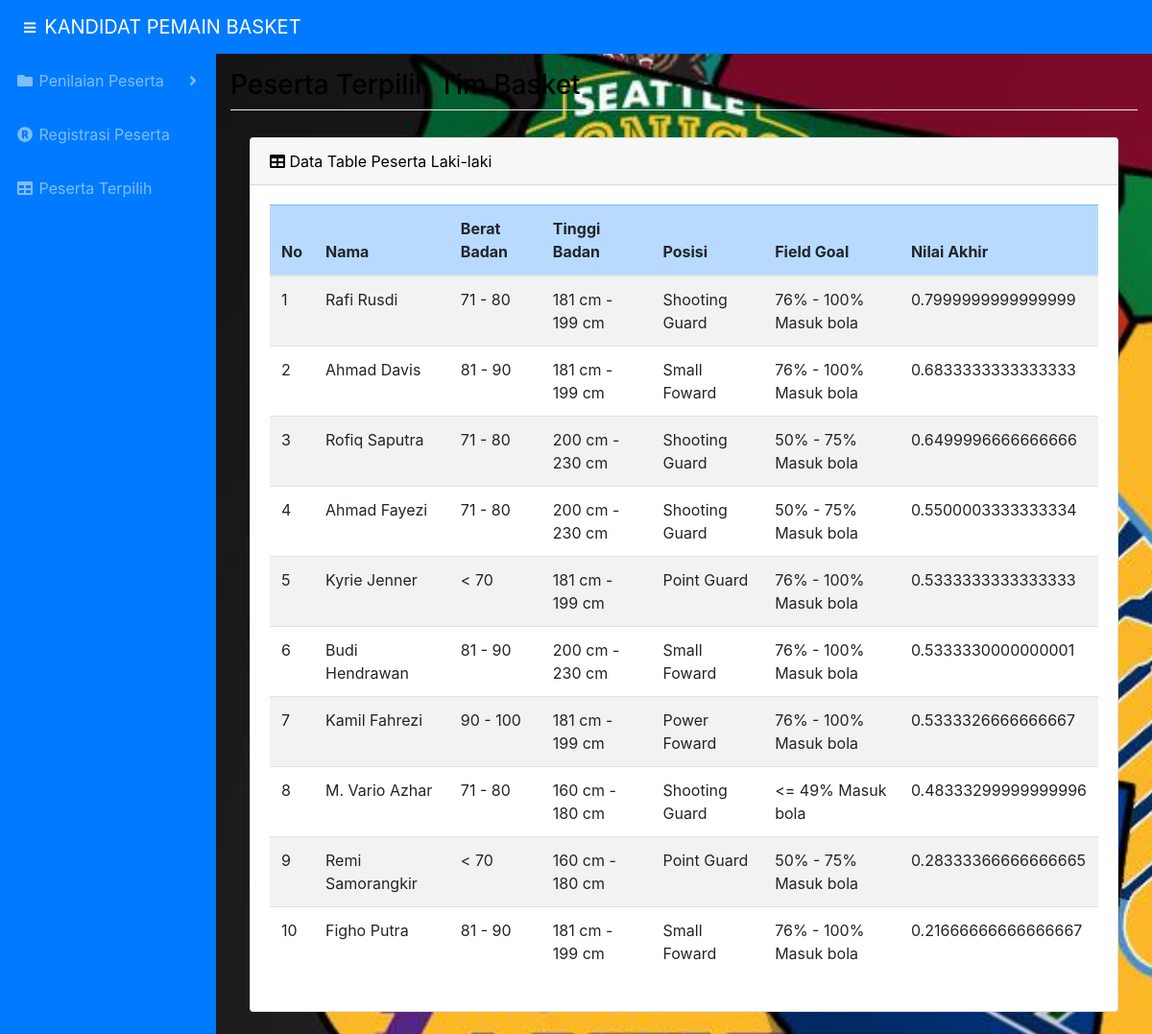
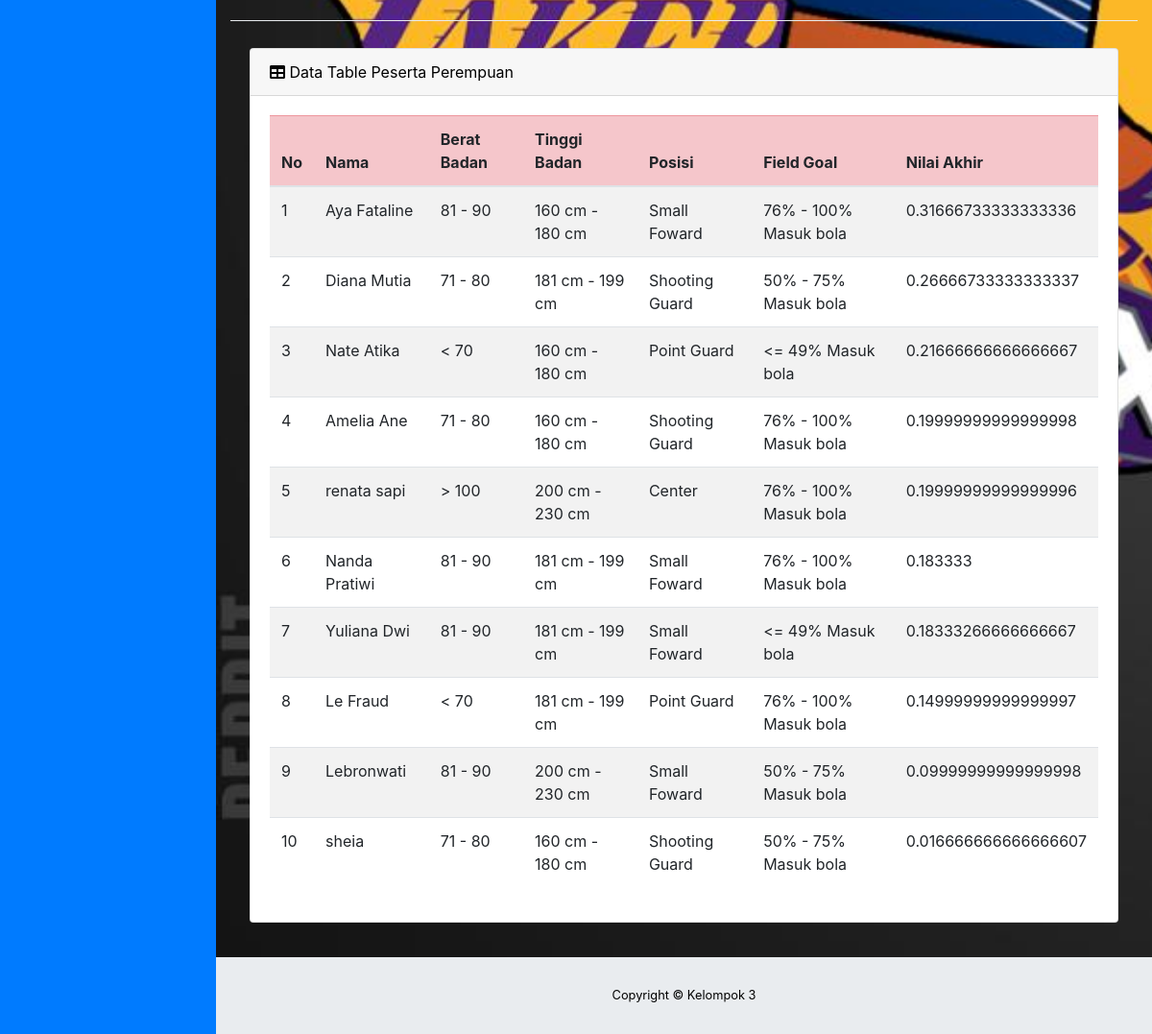
Screenshot of /evaluasi_hasil.php with the database file from the repository (2 pictures, top to bottom).
### tables this page shows
CREATE TABLE `evaluasi_hasil` (
  `id_eval` int(11) NOT NULL,
  `nama` varchar(25) NOT NULL,
  `jk` varchar(1) NOT NULL,
  `id_pertandingan` int(25) NOT NULL,
  `bb` varchar(11) NOT NULL,
  `id_fisik` int(11) NOT NULL,
  `id_fieldgoal` int(11) NOT NULL,
  `id_to` int(11) NOT NULL,
  `id_posisi` int(11) NOT NULL,
  `umur` varchar(20) NOT NULL
);

CREATE TABLE `bb_male` (
  `no_bbm` varchar(11) NOT NULL,
  `id_bbm` varchar(11) NOT NULL,
  `ket_bbm` varchar(25) NOT NULL
);

CREATE TABLE `fisik` (
  `id_fisik` int(11) NOT NULL,
  `ket_fisik` varchar(30) NOT NULL
);

CREATE TABLE `bb_fmale` (
  `no_bbf` varchar(11) NOT NULL,
  `id_bbf` varchar(11) NOT NULL,
  `ket_bbf` varchar(25) NOT NULL
);

### evaluasi_hasil.php (the view, shortened to what this page needs)
<!DOCTYPE html>
<html lang="en">
<head>
  <?php
    include("style.php");
  ?>
</head>
<body id="page-top">
  <?php
    include("header.php");
  ?>
  <div id="wrapper">
    <?php
      include("sidebar.php");
    ?>
    <div id="content-wrapper">
      <div class="container-fluid">
        <div class="page-header">
          <h3 class="entry-title">Peserta Terpilih Tim Basket</h3>
        </div>
        <div class="dropdown-divider"></div>
        <div class="card-body">
          <div class="card mb-3">
            <div class="card-header"><i class="fas fa-table"></i> Data Table Peserta Laki-laki</div>
            <div class="card-body">
              <div class="table-responsive">
                <table class=" table table-striped"  width="100%" cellspacing="0">
                  <thead>
                  <tr class="table-primary">
                      <th>No</th>
                      <th>Nama</th>
                      <th>Berat Badan</th>
                      <th>Tinggi Badan</th>
                      <th>Posisi</th>
                      <th>Field Goal</th>
                      <th>Nilai Akhir</th>
                    </tr>
                  </thead>
                  <tbody>
                    <?php
              $sql2 = "select max(id_pertandingan) as pertandingan,
                        max(id_fisik) as fisik,
                        max(id_fieldgoal) as fieldgoal,
                        max(id_to) as tc,
                        max(umur) as umur FROM evaluasi_hasil";
              $query2 = mysqli_query($db,$sql2);
              $result = mysqli_fetch_array($query2);
                      @$no = 0;
                      @$query = mysqli_query($db, "
                        SELECT a.*, b.ket_pertandingan, c.id_bbm, c.ket_bbm, d.id_bbf, d.ket_bbf, e.ket_fisik, f.ket_fieldgoal, g.ket_to,
                        (SUM(CASE
                          WHEN a.id_pertandingan = 1 THEN (1/$result[pertandingan])*0.25
                          WHEN a.id_pertandingan = 2 THEN (2/$result[pertandingan])*0.25
                            ELSE (3/$result[pertandingan])*0.25
                        END)+
                        SUM(CASE
                          WHEN a.id_fisik = 1 THEN (1/$result[fisik])*0.15
                          WHEN a.id_fisik = 2 THEN (2/$result[fisik])*0.15
                            ELSE (3/$result[fisik])*0.15
                        END)+
                        SUM(CASE
                          WHEN a.id_fieldgoal = 1 THEN (1/$result[fieldgoal])*0.30
                          WHEN a.id_fieldgoal = 2 THEN (2/$result[fieldgoal])*0.30
                            ELSE (3/$result[fieldgoal])*0.30
                        END)+
                        SUM(CASE
                          WHEN a.id_to = 1 THEN (1/$result[tc])*0.20
                          WHEN a.id_to = 2 THEN (2/$result[tc])*0.20
                            ELSE (3/$result[tc])*0.20
                        END)+SUM((a.umur/$result[umur])*-0.10)) AS NilaiAkhir
                        FROM evaluasi_hasil a
                        INNER JOIN pertandingan b ON a.id_pertandingan = b.id_pertandingan
                        LEFT JOIN bb_male c ON a.bb = c.no_bbm
                        LEFT JOIN bb_fmale d ON a.bb = d.no_bbf
                        INNER JOIN fisik e ON a.id_fisik = e.id_fisik
                        INNER JOIN fieldgoal f ON a.id_fieldgoal = f.id_fieldgoal
                        INNER JOIN turnover g ON a.id_to = g.id_to
                        WHERE jk = 'L'
                        GROUP BY a.id_eval
                        ORDER BY NilaiAkhir DESC
                        LIMIT 10
                      ");
                      while (@$data = mysqli_fetch_array($query)) {
                      $no++;
                    ?>
                    <tr>
                      <td><?php echo $no; ?></td>
                      <td><?php echo $data["nama"]; ?></td>
                      <td><?php echo ($data["id_bbm"] == null ? $data["id_bbf"] : $data["id_bbm"]); ?></td>
                      <td><?php echo ($data["ket_fisik"] == null ? $data["ket_fisik"] : $data["ket_fisik"]); ?></td>
                      <td><?php echo ($data["ket_bbm"] == null ? $data["ket_bbm"] : $data["ket_bbm"]); ?></td>
                      <td><?php echo ($data["ket_fieldgoal"] == null ? $data["ket_fieldgoal"] : $data["ket_fieldgoal"]); ?></td>
                      <td><?php echo ($data["NilaiAkhir"] == null ? $data["NilaiAkhir"] : $data["NilaiAkhir"]); ?></td>
                    </tr>
                    <?php } ?>
                  </tbody>
                </table>
              </div>
            </div>
          </div>
        </div>
        <div class="dropdown-divider"></div>
        <div class="card-body">
          <div class="card mb-3">
            <div class="card-header"><i class="fas fa-table"></i> Data Table Peserta Perempuan</div>
            <div class="card-body">
              <div class="table-responsive">
                <table class="table table-striped  "  width="100%" cellspacing="0">
                  <thead>
                    <tr class="table-danger">
                      <th>No</th>
                      <th>Nama</th>
                      <th>Berat Badan</th>
                      <th>Tinggi Badan</th>
                      <th>Posisi</th>
                      <th>Field Goal</th>
                      <th>Nilai Akhir</th>
                    </tr>
                  </thead>
                  <tbody>
                    <?php
                      @$no = 0;
                      @$query = mysqli_query($db, "
                        SELECT a.*, b.ket_pertandingan, c.id_bbm, c.ket_bbm, d.id_bbf, d.ket_bbf, e.ket_fisik, f.ket_fieldgoal, g.ket_to,
                        (SUM(CASE
                          WHEN a.id_pertandingan = 1 THEN (1/$result[pertandingan])*0.25
                          WHEN a.id_pertandingan = 2 THEN (2/$result[pertandingan])*0.25
                            ELSE (3/$result[pertandingan])*0.25
                        END)+
                        SUM(CASE
                          WHEN a.id_fisik = 1 THEN (1/$result[fisik])*0.15
                          WHEN a.id_fisik = 2 THEN (2/$result[fisik])*0.15
                            ELSE (3/$result[fisik])*0.15
                        END)+
                        SUM(CASE
                          WHEN a.id_fieldgoal = 1 THEN (1/$result[fieldgoal])*0.30
                          WHEN a.id_fieldgoal = 2 THEN (2/$result[fieldgoal])*0.30
                            ELSE (3/$result[fieldgoal])*0.30
                        END)+
                        SUM(CASE
                          WHEN a.id_to = 1 THEN (1/$result[tc])*-0.20
                          WHEN a.id_to = 2 THEN (2/$result[tc])*-0.20
                            ELSE (3/$result[tc])*-0.20
                        END)+SUM((a.umur/$result[umur])*-0.10)) AS NilaiAkhir
                        FROM evaluasi_hasil a
                        INNER JOIN pertandingan b ON a.id_pertandingan = b.id_pertandingan
                        LEFT JOIN bb_male c ON a.bb = c.no_bbm
                        LEFT JOIN bb_fmale d ON a.bb = d.no_bbf
                        INNER JOIN fisik e ON a.id_fisik = e.id_fisik
                        INNER JOIN fieldgoal f ON a.id_fieldgoal = f.id_fieldgoal
                        INNER JOIN turnover g ON a.id_to = g.id_to
                        WHERE jk = 'P'
                        GROUP BY a.id_eval
                        ORDER BY NilaiAkhir DESC
                        LIMIT 10
                      ");
                      while (@$data = mysqli_fetch_array($query)) {
                      $no++;
                    ?>
                    <tr>
                      <td><?php echo $no; ?></td>
                      <td><?php echo $data["nama"]; ?></td>
                      <td><?php echo ($data["id_bbm"] == null ? $data["id_bbf"] : $data["id_bbm"]); ?></td>
                      <td><?php echo ($data["ket_fisik"] == null ? $data["ket_fisik"] : $data["ket_fisik"]); ?></td>
                      <td><?php echo ($data["ket_bbf"] == null ? $data["ket_bbf"] : $data["ket_bbf"]); ?></td>
                      <td><?php echo ($data["ket_fieldgoal"] == null ? $data["ket_fieldgoal"] : $data["ket_fieldgoal"]); ?></td>
                         <td><?php echo ($data["NilaiAkhir"] == null ? $data["NilaiAkhir"] : $data["NilaiAkhir"]); ?></td>
                    </tr>
                    <?php } ?>
                  </tbody>
                </table>
              </div>
            </div>
          </div>
        </div>
      </div>
      <?php
        include("footer.php");
      ?>
    </div>
  </div>
</body>
</html>

### style.php
<link href="vendor/fontawesome-free/css/all.min.css" rel="stylesheet" type="text/css">
<link href="vendor/datatables/dataTables.bootstrap4.css" rel="stylesheet">
<link href="css/sb-admin.css" rel="stylesheet">
<link href="css/style.css" rel="stylesheet">

### header.php (shortened to what this page needs)
<nav class="navbar navbar-expand navbar-dark bg-primary static-top">
  <button class="btn btn-link btn-sm text-white order-1 order-sm-0" id="sidebarToggle" href="#">
    <i class="fas fa-bars"></i>
  </button>
   <a class="navbar-brand mr-1 " href="index.php" style="align-content: center;">KANDIDAT PEMAIN BASKET</a>
</nav>

### sidebar.php (shortened to what this page needs)
<ul class="sidebar navbar-nav bg-primary">
  <li class="nav-item dropdown">
    <a class="nav-link dropdown-toggle" href="#" id="pagesDropdown" role="button" data-toggle="dropdown" aria-haspopup="true" aria-expanded="false">
      <i class="fas fa-fw fa-folder"></i>
      <span>Penilaian Peserta</span>
    </a>
  </li>
  <li class="nav-item">
    <a class="nav-link" href="registrasi.php">
      <i class="fas fa-fw fa-registered"></i>
      <span>Registrasi Peserta</span></a>
  </li>
  <li class="nav-item">
    <a class="nav-link" href="evaluasi_hasil.php">
      <i class="fas fa-fw fa-table"></i>
      <span>Peserta Terpilih</span></a>
  </li>
</ul>

### footer.php
<footer class="sticky-footer">
	<div class="container my-auto">
	  <div class="copyright text-center my-auto">
	    <span>Copyright © Kelompok 3</span>
	  </div>
	</div>
</footer>

### rows the page displays
evaluasi_hasil: nama "Rafi Rusdi", bb_male.id_bbm "71 - 80", id_fisik.ket_fisik "181 cm - 199 cm", bb_male.ket_bbm "Shooting Guard", ket_fieldgoal "76% - 100% Masuk bola", NilaiAkhir "0.7999999999999999"
evaluasi_hasil: nama "Ahmad Davis", bb_male.id_bbm "81 - 90", id_fisik.ket_fisik "181 cm - 199 cm", bb_male.ket_bbm "Small Foward", ket_fieldgoal "76% - 100% Masuk bola", NilaiAkhir "0.6833333333333333"
evaluasi_hasil: nama "Rofiq Saputra", bb_male.id_bbm "71 - 80", id_fisik.ket_fisik "200 cm - 230 cm", bb_male.ket_bbm "Shooting Guard", ket_fieldgoal "50% - 75% Masuk bola", NilaiAkhir "0.6499996666666666"
evaluasi_hasil: nama "Ahmad Fayezi", bb_male.id_bbm "71 - 80", id_fisik.ket_fisik "200 cm - 230 cm", bb_male.ket_bbm "Shooting Guard", ket_fieldgoal "50% - 75% Masuk bola", NilaiAkhir "0.5500003333333334"
evaluasi_hasil: nama "Kyrie Jenner", bb_male.id_bbm "< 70", id_fisik.ket_fisik "181 cm - 199 cm", bb_male.ket_bbm "Point Guard", ket_fieldgoal "76% - 100% Masuk bola", NilaiAkhir "0.5333333333333333"
evaluasi_hasil: nama "Budi Hendrawan", bb_male.id_bbm "81 - 90", id_fisik.ket_fisik "200 cm - 230 cm", bb_male.ket_bbm "Small Foward", ket_fieldgoal "76% - 100% Masuk bola", NilaiAkhir "0.5333330000000001"
evaluasi_hasil: nama "Kamil Fahrezi", bb_male.id_bbm "90 - 100", id_fisik.ket_fisik "181 cm - 199 cm", bb_male.ket_bbm "Power Foward", ket_fieldgoal "76% - 100% Masuk bola", NilaiAkhir "0.5333326666666667"
evaluasi_hasil: nama "M. Vario Azhar", bb_male.id_bbm "71 - 80", id_fisik.ket_fisik "160 cm - 180 cm", bb_male.ket_bbm "Shooting Guard", ket_fieldgoal "<= 49% Masuk bola", NilaiAkhir "0.48333299999999996"
evaluasi_hasil: nama "Remi Samorangkir", bb_male.id_bbm "< 70", id_fisik.ket_fisik "160 cm - 180 cm", bb_male.ket_bbm "Point Guard", ket_fieldgoal "50% - 75% Masuk bola", NilaiAkhir "0.28333366666666665"
evaluasi_hasil: nama "Figho Putra", bb_male.id_bbm "81 - 90", id_fisik.ket_fisik "181 cm - 199 cm", bb_male.ket_bbm "Small Foward", ket_fieldgoal "76% - 100% Masuk bola", NilaiAkhir "0.21666666666666667"
evaluasi_hasil: nama "Aya Fataline", bb_fmale.id_bbf "81 - 90", id_fisik.ket_fisik "160 cm - 180 cm", bb_fmale.ket_bbf "Small Foward", ket_fieldgoal "76% - 100% Masuk bola", NilaiAkhir "0.31666733333333336"
evaluasi_hasil: nama "Diana Mutia", bb_fmale.id_bbf "71 - 80", id_fisik.ket_fisik "181 cm - 199 cm", bb_fmale.ket_bbf "Shooting Guard", ket_fieldgoal "50% - 75% Masuk bola", NilaiAkhir "0.26666733333333337"
evaluasi_hasil: nama "Nate Atika", bb_fmale.id_bbf "< 70", id_fisik.ket_fisik "160 cm - 180 cm", bb_fmale.ket_bbf "Point Guard", ket_fieldgoal "<= 49% Masuk bola", NilaiAkhir "0.21666666666666667"
evaluasi_hasil: nama "Amelia Ane", bb_fmale.id_bbf "71 - 80", id_fisik.ket_fisik "160 cm - 180 cm", bb_fmale.ket_bbf "Shooting Guard", ket_fieldgoal "76% - 100% Masuk bola", NilaiAkhir "0.19999999999999998"
evaluasi_hasil: nama "renata sapi", bb_fmale.id_bbf "> 100", id_fisik.ket_fisik "200 cm - 230 cm", bb_fmale.ket_bbf "Center", ket_fieldgoal "76% - 100% Masuk bola", NilaiAkhir "0.19999999999999996"
evaluasi_hasil: nama "Nanda Pratiwi", bb_fmale.id_bbf "81 - 90", id_fisik.ket_fisik "181 cm - 199 cm", bb_fmale.ket_bbf "Small Foward", ket_fieldgoal "76% - 100% Masuk bola", NilaiAkhir "0.183333"
evaluasi_hasil: nama "Yuliana Dwi", bb_fmale.id_bbf "81 - 90", id_fisik.ket_fisik "181 cm - 199 cm", bb_fmale.ket_bbf "Small Foward", ket_fieldgoal "<= 49% Masuk bola", NilaiAkhir "0.18333266666666667"
evaluasi_hasil: nama "Le Fraud", bb_fmale.id_bbf "< 70", id_fisik.ket_fisik "181 cm - 199 cm", bb_fmale.ket_bbf "Point Guard", ket_fieldgoal "76% - 100% Masuk bola", NilaiAkhir "0.14999999999999997"
evaluasi_hasil: nama "Lebronwati", bb_fmale.id_bbf "81 - 90", id_fisik.ket_fisik "200 cm - 230 cm", bb_fmale.ket_bbf "Small Foward", ket_fieldgoal "50% - 75% Masuk bola", NilaiAkhir "0.09999999999999998"
evaluasi_hasil: nama "sheia", bb_fmale.id_bbf "71 - 80", id_fisik.ket_fisik "160 cm - 180 cm", bb_fmale.ket_bbf "Shooting Guard", ket_fieldgoal "50% - 75% Masuk bola", NilaiAkhir "0.016666666666666607"
